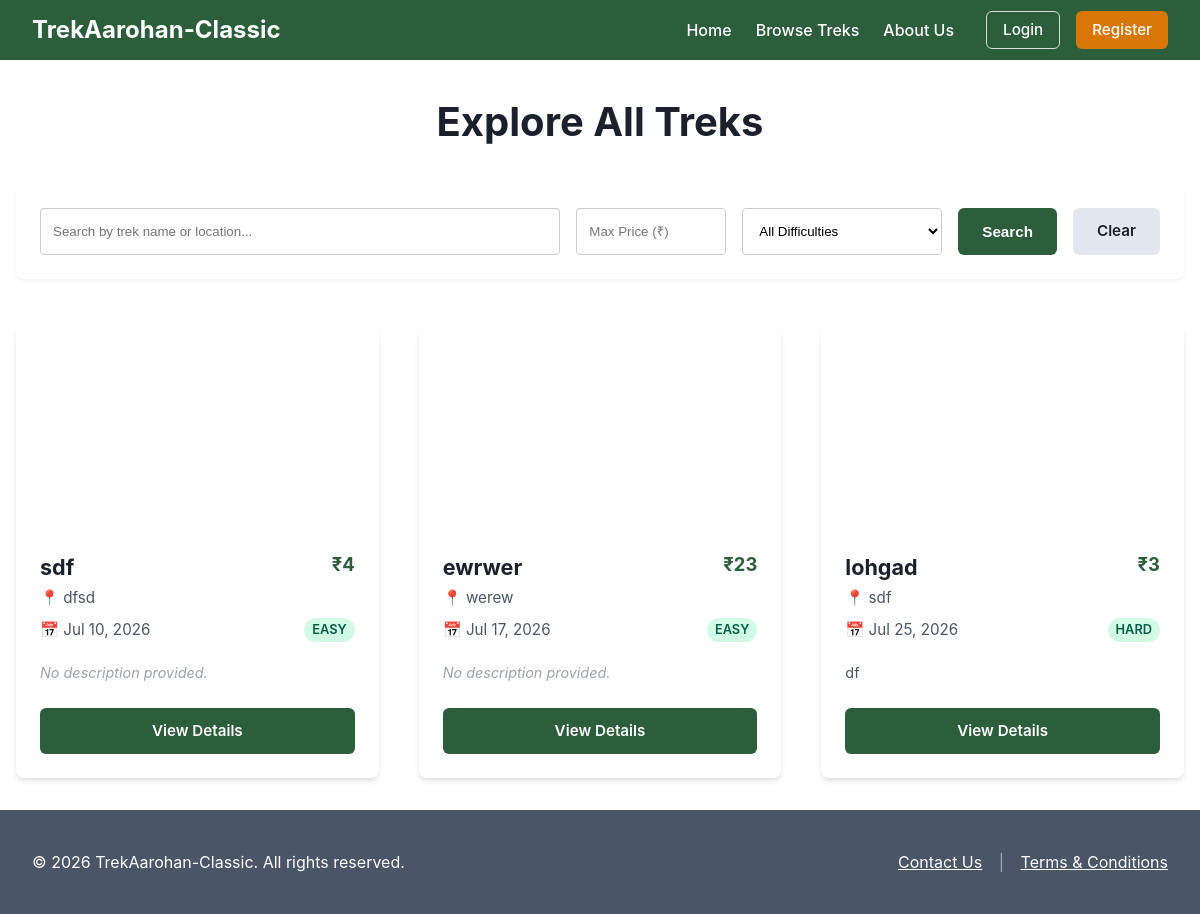
The page /treks on the database its author committed.
### models.py (models this page shows)
class Trek(db.Model):
    __tablename__ = "trek"
    id = db.Column(db.Integer, primary_key=True, autoincrement=True)
    name = db.Column(db.String(100), nullable=False)
    description = db.Column(db.Text, nullable=True)
    difficulty = db.Column(db.String(20), nullable=False)  # "easy", "medium", "hard"
    location = db.Column(db.String(100), nullable=False)
    slots_available = db.Column(db.Integer, nullable=False)
    start_date = db.Column(db.Date, nullable=False)
    end_date = db.Column(db.Date, nullable=False)
    status = db.Column(db.String(20), default="open", nullable=False)  # "open", "full", "ongoing", "completed", "cancelled"
    assigned_staff_id = db.Column(db.Integer, db.ForeignKey("user.id"), nullable=False)
    cover_image = db.Column(db.String(255), nullable=True)
    price = db.Column(db.Float, default=0.0, nullable=False)
    bookings = db.relationship("Booking", backref="trek", lazy=True)

### app.py (the view)
    @app.route("/treks")
    def public_treks():
        q = request.args.get("q", "").strip()
        difficulty = request.args.get("difficulty", "")
        max_price = request.args.get("max_price", "").strip()
        query = Trek.query.filter_by(status="open")
        if q:
            query = query.filter(db.or_(Trek.name.ilike(f"%{q}%"), Trek.location.ilike(f"%{q}%")))
        if difficulty:
            query = query.filter(Trek.difficulty == difficulty)
        if max_price:
            try:
                query = query.filter(Trek.price <= float(max_price))
            except ValueError:
                pass
        treks = query.order_by(Trek.start_date.asc()).all()
        return render_template("public_treks.html", treks=treks, current_q=q, current_difficulty=difficulty, current_max_price=max_price)

### templates/public_treks.html (shortened to what this page needs)
{% extends "base.html" %}
{% block public_content %}
    <div style="max-width: 1200px; margin: 0 auto; padding: 2rem 1rem;">
        <h2 style="text-align: center; margin-bottom: 2rem; font-size: 2.5rem; color: var(--text-color);">Explore All Treks</h2>
        <form method="GET" action="{{ url_for('public_treks') }}" style="display: flex; gap: 1rem; flex-wrap: wrap; justify-content: center; margin-bottom: 3rem; background: white; padding: 1.5rem; border-radius: 8px; box-shadow: 0 2px 4px rgba(0,0,0,0.05);">
            <div style="flex: 1; min-width: 250px;">
                <input type="text" name="q" value="{{ current_q }}" class="form-control" placeholder="Search by trek name or location..." style="height: 100%;">
            </div>
            <div style="width: 150px;">
                <input type="number" name="max_price" value="{{ current_max_price }}" class="form-control" placeholder="Max Price (₹)" style="height: 100%;" min="0" step="1">
            </div>
            <div style="width: 200px;">
                <select name="difficulty" class="form-control" style="height: 100%;">
                    <option value="">All Difficulties</option>
                </select>
            </div>
            <button type="submit" class="btn btn-primary">Search</button>
            <a href="{{ url_for('public_treks') }}" class="btn btn-secondary" style="display: flex; align-items: center; justify-content: center;">Clear</a>
        </form>
        <div style="display: grid; grid-template-columns: repeat(auto-fill, minmax(350px, 1fr)); gap: 2.5rem;">
            {% for trek in treks %}
            <div class="card" style="padding: 0; overflow: hidden; display: flex; flex-direction: column; box-shadow: 0 4px 6px -1px rgba(0, 0, 0, 0.1), 0 2px 4px -1px rgba(0, 0, 0, 0.06); transition: transform 0.2s;">
                {% if trek.cover_image %}
                    <div style="height: 200px; background-image: url('{{ url_for('static', filename='uploads/' ~ trek.cover_image) }}'); background-size: cover; background-position: center;"></div>
                {% else %}
                    <div style="height: 200px; background-image: url('{{ url_for('static', filename='images/trek.jpg') }}'); background-size: cover; background-position: center;"></div>
                {% endif %}
                <div style="padding: 1.5rem; display: flex; flex-direction: column; flex-grow: 1;">
                    <div style="display: flex; justify-content: space-between; align-items: flex-start; margin-bottom: 0.25rem;">
                        <h3 style="margin: 0; font-size: 1.35rem;">{{ trek.name }}</h3>
                        <strong style="color: var(--primary-color); font-size: 1.15rem;">₹{{ "%.0f"|format(trek.price) }}</strong>
                    </div>
                    <p style="color: var(--secondary-color); font-size: 0.95rem; margin: 0 0 0.25rem 0;">📍 {{ trek.location }}</p>
                    <div style="display: flex; justify-content: space-between; align-items: center; margin: 0.25rem 0 0.75rem 0;">
                        <p style="color: var(--secondary-color); font-size: 0.95rem; margin: 0;">📅 {{ trek.start_date.strftime('%b %d, %Y') }}</p>
                        <span class="badge badge-active" style="padding: 0.15rem 0.5rem; font-size: 0.8rem;">{{ trek.difficulty|capitalize }}</span>
                    </div>
                    {% if trek.description %}
                        <p style="color: var(--secondary-color); font-size: 0.9rem; margin: 0.5rem 0 1.5rem 0; line-height: 1.5; display: -webkit-box; -webkit-line-clamp: 2; -webkit-box-orient: vertical; overflow: hidden; text-overflow: ellipsis;">{{ trek.description }}</p>
                    {% else %}
                        <p style="color: #9ca3af; font-style: italic; font-size: 0.9rem; margin: 0.5rem 0 1.5rem 0; line-height: 1.5;">No description provided.</p>
                    {% endif %}
                    <div style="margin-top: auto;">
                        <a href="{{ url_for('public_trek_detail', id=trek.id) }}" class="btn btn-primary" style="display: block; width: 100%; box-sizing: border-box;">View Details</a>
                    </div>
                </div>
            </div>
            {% else %}
            <div style="grid-column: 1 / -1; text-align: center; padding: 4rem; background: #f9fafb; border-radius: 12px; color: var(--secondary-color);">
                <h3 style="margin-top: 0;">More Treks Coming Soon!</h3>
                <p>We are currently updating our catalog with new adventures.</p>
            </div>
            {% endfor %}
        </div>
    </div>
{% endblock %}

### static/css/style.css (style rules this page uses)
:root { --primary-color: #2C5E3B; --secondary-color: #4A5568; --accent-color: #D97706; --accent-dark: #B45309; --bg-color: #F9FAFB; --text-color: #1A202C; --border-color: #E2E8F0; --danger-color: #DC2626; }
body { margin: 0; font-family: -apple-system, BlinkMacSystemFont, "Segoe UI", Roboto, Helvetica, Arial, sans-serif; background-color: var(--bg-color); color: var(--text-color); line-height: 1.5; }
h1, h2 { margin-top: 0; color: var(--primary-color); }
.btn { display: inline-block; padding: 0.75rem 1.5rem; border-radius: 6px; font-weight: 600; text-align: center; cursor: pointer; border: none; transition: transform 0.15s ease, box-shadow 0.15s ease; text-decoration: none; font-size: 0.95rem; }
.btn-primary { background-color: var(--primary-color); color: white; }
.btn-secondary { background-color: #E2E8F0; color: var(--text-color); }
.badge { padding: 0.25rem 0.75rem; border-radius: 9999px; font-size: 0.85rem; font-weight: 600; text-transform: uppercase; display: inline-block; }
.badge-open, .badge-active, .badge-approved { background-color: #D1FAE5; color: #065F46; }
.card { background: var(--card-bg, #FFFFFF); padding: 2rem; border-radius: 8px; box-shadow: 0 4px 6px rgba(0,0,0,0.1); }
.form-control { width: 100%; padding: 0.75rem; border: 1px solid #ccc; border-radius: 4px; box-sizing: border-box; }
select.form-control { background-color: white; }

### rows shown on the page
Trek: name "sdf", price "4", location "dfsd", start_date "Jul 10, 2026", difficulty "EASY", description "No description provided."
Trek: name "ewrwer", price "23", location "werew", start_date "Jul 17, 2026", difficulty "EASY", description "No description provided."
Trek: name "lohgad", price "3", location "sdf", start_date "Jul 25, 2026", difficulty "HARD", description "df"
